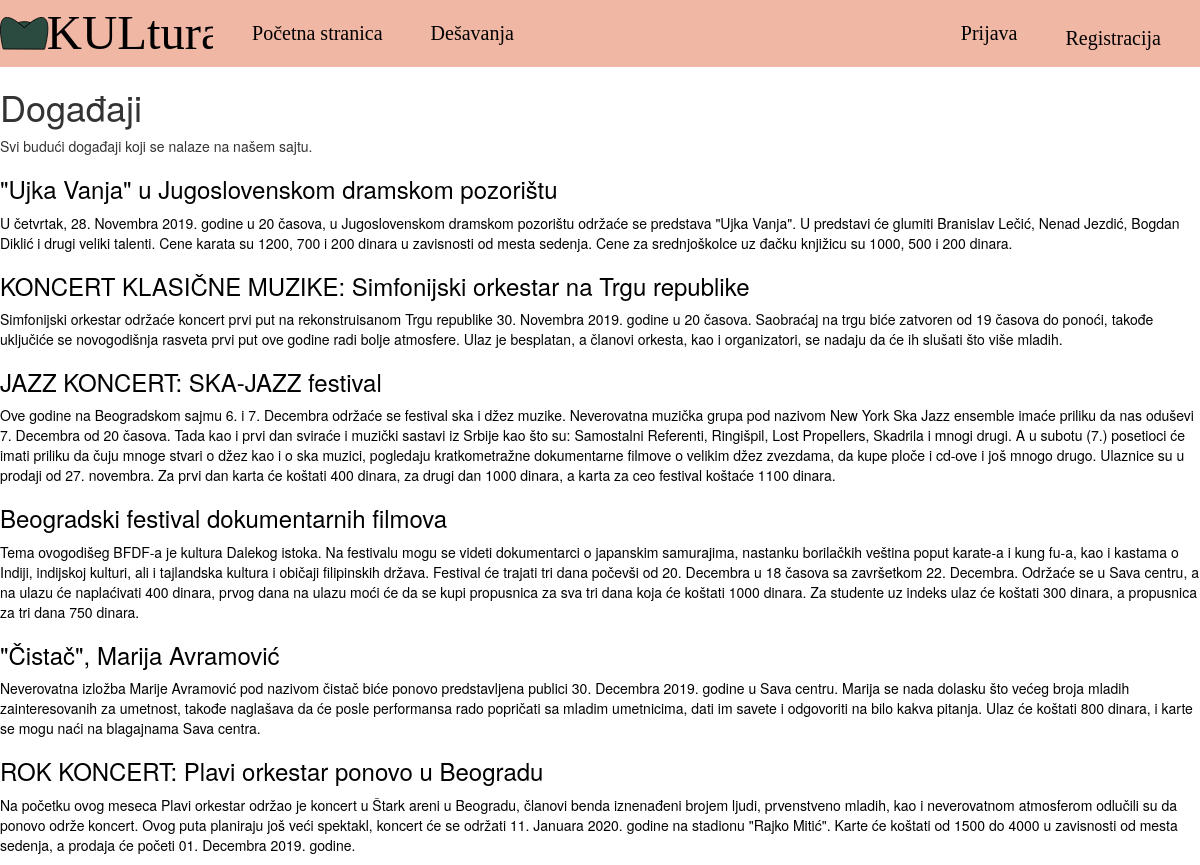
Page /desavanja on the committed database.
### tables this page shows
CREATE TABLE `dogadjaji` (
  `id_dogadjaja` int(11) NOT NULL,
  `naziv_dogadjaja` varchar(100) NOT NULL,
  `vrsta_dogadjaja` int(11) NOT NULL,
  `pocetak_dogadjaja` datetime NOT NULL,
  `kraj_dogadjaja` datetime NOT NULL,
  `opis_dogadjaja` text DEFAULT NULL
);

### utils/view.php (called while the page is built, shortened)
<?php
function renderView($name, array $vars = []) {
    extract($vars);
    include dirname(__DIR__) . '/templates/' . $name . '.php';
}

### controller/events.php (called while the page is built, shortened)
<?php
require 'utils/view.php';
require 'model/event.php';
function getEventsListAction(array $filters) {
    $db = dbConnect();
    $selectedEventType = $filters['vrsta_dogadjaja'] ?? null;
    $events = $selectedEventType ? getEventsFiltered($db, ['vrsta_dogadjaja' => $selectedEventType]) : getAllEvents($db);
    $eventTypes = getAllEventTypes($db);
    $eventTypeNames = getEventTypeNames($db);
    renderView(
        'dogadjaji',
        [
            'events' => $events,
            'eventTypes' => $eventTypes,
            'selectedEventType' => $selectedEventType-1,
            'eventTypeNames' => $eventTypeNames,
        ]
    );
}

### index.php (called while the page is built, shortened)
<?php
$routeMap = [
    '/login' => [
        'file'=>'controller/login.php',
        'action'=>'loginAction',
        'data'=>[$_POST]
    ],
    '/desavanje' =>[
        'file' => 'controller/event.php',
        'action' => 'getEventAction',
        'data' => [$_GET]
    ],
    '/desavanja' => [
        'file'=>'controller/events.php',
        'action'=>'getEventsListAction',
        'data'=>[$_GET]
    ],
    '/' => [
        'file' => 'controller/index.php',
        'action' => 'indexAction',
    ],
];
$currentRoute = $routeMap['/'];
if (isset($_SERVER['PATH_INFO']) && isset($routeMap[$_SERVER['PATH_INFO']])) {
    $currentRoute = $routeMap[$_SERVER['PATH_INFO']];
}
call_user_func_array($currentRoute['action'], $currentRoute['data'] ?? []);

### model/event.php (called while the page is built, shortened)
<?php
function getAllEvents(PDO $db) {
    $eventsStatement = $db->prepare('SELECT * FROM dogadjaji ORDER BY pocetak_dogadjaja');
    $eventsStatement->execute();
    return $eventsStatement->fetchAll();
}

### templates/dogadjaji.php (the view, shortened to what this page needs)
<html>
<head>
    <?php include 'templates/includes/css.php'; ?>
</head>
<body>
    <?php include 'templates/includes/header.php'; ?>
    <?php
    if ($selectedEventType >= 0)
        echo '<h1>' . $eventTypes[$selectedEventType]['naziv'] . '</h1>
    <p>' . $eventTypes[$selectedEventType]['opis'] . '</p>';
    else
        echo '<h1>Događaji</h1>
    <p>Svi budući događaji koji se nalaze na našem sajtu. </p>';
    ?>
    <?php
    foreach ($events as $vred) {
        echo '
            <a class = "noedita" href = "../desavanje?id_dogadjaja=' . $vred['id_dogadjaja'] . '
            ">
            <div>
            <h3>' . $vred['naziv_dogadjaja'] . '</h3>
            <p>' . $vred['opis_dogadjaja'] . '</p>
            </div>
            </a>
            ';
    }
    ?>
</body>
</html>

### css/theme.css (style rules this page uses)
body { background-color: #FFF !important; }
.noedita { text-decoration: none; color: black; }

### rows in the picture
dogadjaji: naziv_dogadjaja "\"Ujka Vanja\" u Jugoslovenskom dramskom pozorištu", opis_dogadjaja "U četvrtak, 28. Novembra 2019. godine u 20 časova, u Jugoslovenskom dramskom pozorištu održaće se predstava \"Ujka Vanja\". U predstavi će glumiti Branislav Lečić, Nenad Jezdić, Bogdan Diklić i drugi veliki talenti. Cene karata su 1200, 700 i 200 dinara u zavisnosti od mesta sedenja. Cene za srednjoškolce uz đačku knjižicu su 1000, 500 i 200 dinara."
dogadjaji: naziv_dogadjaja "KONCERT KLASIČNE MUZIKE: Simfonijski orkestar na Trgu republike", opis_dogadjaja "Simfonijski orkestar održaće koncert prvi put na rekonstruisanom Trgu republike 30. Novembra 2019. godine u 20 časova. Saobraćaj na trgu biće zatvoren od 19 časova do ponoći, takođe uključiće se novogodišnja rasveta prvi put ove godine radi bolje atmosfere. Ulaz je besplatan, a članovi orkesta, kao i organizatori, se nadaju da će ih slušati što više mladih."
dogadjaji: naziv_dogadjaja "JAZZ KONCERT: SKA-JAZZ festival", opis_dogadjaja "Ove godine na Beogradskom sajmu 6. i 7. Decembra održaće se festival ska i džez muzike. Neverovatna muzička grupa pod nazivom New York Ska Jazz ensemble imaće priliku da nas oduševi 7. Decembra od 20 časova. Tada kao i prvi dan sviraće i muzički sastavi iz Srbije kao što su: Samostalni Referenti, Ringišpil, Lost Propellers, Skadrila i mnogi drugi. A u subotu (7.) posetioci će imati priliku da čuju mnoge stvari o džez kao i o ska muzici, pogledaju kratkometražne dokumentarne filmove o velikim džez zvezdama, da kupe ploče i cd-ove i još mnogo drugo. Ulaznice su u prodaji od 27. novembra. Za prvi dan karta će koštati 400 dinara, za drugi dan 1000 dinara, a karta za ceo festival koštaće 1100…"
dogadjaji: naziv_dogadjaja "Beogradski festival dokumentarnih filmova", opis_dogadjaja "Tema ovogodišeg BFDF-a je kultura Dalekog istoka. Na festivalu mogu se videti dokumentarci o japanskim samurajima, nastanku borilačkih veština poput karate-a i kung fu-a, kao i kastama o Indiji, indijskoj kulturi, ali i tajlandska kultura i običaji filipinskih država. Festival će trajati tri dana počevši od 20. Decembra u 18 časova sa završetkom 22. Decembra. Održaće se u Sava centru, a na ulazu će naplaćivati 400 dinara, prvog dana na ulazu moći će da se kupi propusnica za sva tri dana koja će koštati 1000 dinara. Za studente uz indeks ulaz će koštati 300 dinara, a propusnica za tri dana 750 dinara."
dogadjaji: naziv_dogadjaja "\"Čistač\", Marija Avramović", opis_dogadjaja "Neverovatna izložba Marije Avramović pod nazivom čistač biće ponovo predstavljena publici 30. Decembra 2019. godine u Sava centru. Marija se nada dolasku što većeg broja mladih zainteresovanih za umetnost, takođe naglašava da će posle performansa rado popričati sa mladim umetnicima, dati im savete i odgovoriti na bilo kakva pitanja. Ulaz će koštati 800 dinara, i karte se mogu naći na blagajnama Sava centra."
dogadjaji: naziv_dogadjaja "ROK KONCERT: Plavi orkestar ponovo u Beogradu", opis_dogadjaja "Na početku ovog meseca Plavi orkestar održao je koncert u Štark areni u Beogradu, članovi benda iznenađeni brojem ljudi, prvenstveno mladih, kao i neverovatnom atmosferom odlučili su da ponovo održe koncert. Ovog puta planiraju još veći spektakl, koncert će se održati 11. Januara 2020. godine na stadionu \"Rajko Mitić\". Karte će koštati od 1500 do 4000 u zavisnosti od mesta sedenja, a prodaja će početi 01. Decembra 2019. godine."
